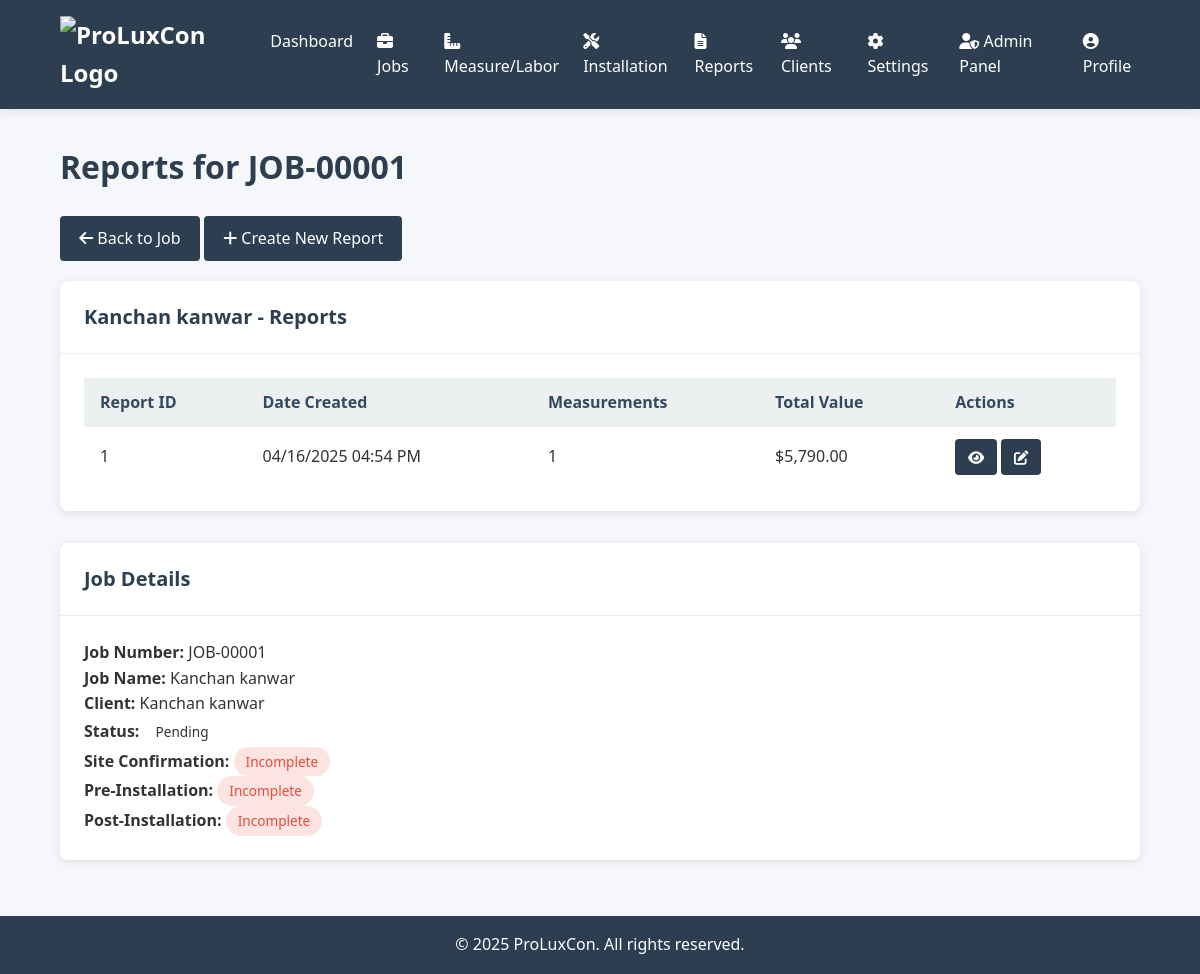
/job_reports/1 (signed in), run on the app's committed database.
### app.py (models this page shows, shortened)
class Job(db.Model):
    __tablename__ = "job"
    id = db.Column(db.Integer, primary_key=True)
    job_number = db.Column(db.String(20), unique=True, nullable=False)
    name = db.Column(db.String(150), nullable=False)
    description = db.Column(db.Text)
    created_at = db.Column(db.DateTime, default=datetime.utcnow)
    updated_at = db.Column(
        db.DateTime, default=datetime.utcnow, onupdate=datetime.utcnow
    )
    status = db.Column(
        db.String(20), default="pending"
    )  # pending, in_progress, completed, cancelled
    client_id = db.Column(db.Integer, db.ForeignKey("client.id"), nullable=False)
    user_id = db.Column(
        db.Integer, db.ForeignKey("user.id"), nullable=False
    )  # Created by / Owned by
    opportunity_data = db.Column(
        db.JSON, nullable=True
    )  # Store all opportunity data as JSON
    address = db.Column(db.String(255), nullable=True)  # From 'Job Address:'
    service_types = db.Column(db.JSON, nullable=True)  # From 'What Services?'
    timeframe = db.Column(
        db.String(50), nullable=True
    )  # From 'When Do You Need Service?'
    property_type = db.Column(db.String(100), nullable=True)  # From 'Property Type'
    hoa_status = db.Column(
        db.String(10), nullable=True
    )  # From 'Do you live in and HOA?'
    hoa_name = db.Column(db.String(100), nullable=True)  # From 'HOA Name?'
    opportunity_source = db.Column(db.String(100), nullable=True)  # From 'source'
    contact_type = db.Column(db.String(50), nullable=True)  # From 'contact_type'
    pipeline_stage = db.Column(db.String(100), nullable=True)  # From 'pipleline_stage'
    num_windows = db.Column(db.Integer, nullable=True)  # From 'How many windows'
    num_doors = db.Column(db.Integer, nullable=True)  # From 'How many doors'
    roof_type = db.Column(db.JSON, nullable=True)  # From 'Roof type'
    message = db.Column(db.Text, nullable=True)  # From 'Message'
    user = db.relationship("User", backref="jobs")
    reports = db.relationship("Report", back_populates="job", lazy=True)
    job_statuses = db.relationship("JobStatus", backref="job", lazy=True)
    documents = db.relationship("JobDocument", back_populates="job", lazy=True)
    @property
    def site_confirmation_status(self):
        status = JobStatus.query.filter_by(
            job_id=self.id, stage="site_confirmation"
        ).first()
        return status.status if status else "incomplete"
    @property
    def pre_installation_status(self):
        status = JobStatus.query.filter_by(
            job_id=self.id, stage="pre_installation"
        ).first()
        return status.status if status else "incomplete"
    @property
    def post_installation_status(self):
        status = JobStatus.query.filter_by(
            job_id=self.id, stage="post_installation"
        ).first()
        return status.status if status else "incomplete"

class Report(db.Model):
    __tablename__ = "report"
    id = db.Column(db.Integer, primary_key=True)
    created_at = db.Column(db.DateTime, default=datetime.utcnow)
    job_id = db.Column(db.Integer, db.ForeignKey("job.id"), nullable=True)
    job = db.relationship("Job", back_populates="reports")
    user_id = db.Column(db.Integer, db.ForeignKey("user.id"), nullable=False)
    user = db.relationship("User", backref="reports")
    measurements = db.relationship("Measurement", backref="report", lazy=True)
    estimate = db.relationship("Estimate", uselist=False, backref="report")

class Estimate(db.Model):
    __tablename__ = "estimate"
    id = db.Column(db.Integer, primary_key=True)
    report_id = db.Column(
        db.Integer, db.ForeignKey("report.id"), nullable=False, unique=True
    )
    extra_large_qty = db.Column(db.Integer, default=0)
    large_qty = db.Column(db.Integer, default=0)
    small_qty = db.Column(db.Integer, default=0)
    mull_qty = db.Column(db.Integer, default=0)
    sfd_qty = db.Column(db.Integer, default=0)
    dfd_qty = db.Column(db.Integer, default=0)
    sgd_qty = db.Column(db.Integer, default=0)
    extra_panels_qty = db.Column(db.Integer, default=0)
    door_design_qty = db.Column(db.Integer, default=0)
    shutter_removal_qty = db.Column(db.Integer, default=0)
    permit_cost = db.Column(db.Float, default=450.0)  # Fixed $450
    labor_total = db.Column(db.Float, default=0.0)
    marketing_fee = db.Column(db.Float, default=0.0)
    material_cost = db.Column(db.Float, default=0.0)
    salesman_cost = db.Column(db.Float, default=0.0)
    markup = db.Column(db.Float, default=5000.0)
    total_contract = db.Column(db.Float, default=0.0)
    commission = db.Column(db.Float, default=0.0)  # 20% of markup by default

class Client(db.Model):
    __tablename__ = "client"
    id = db.Column(db.Integer, primary_key=True)
    name = db.Column(db.String(150), nullable=False)
    phone = db.Column(db.String(20))
    email = db.Column(db.String(150))
    address = db.Column(db.String(255))
    created_at = db.Column(db.DateTime, default=datetime.utcnow)
    user_id = db.Column(db.Integer, db.ForeignKey("user.id"), nullable=False)
    user = db.relationship("User", backref="clients")
    jobs = db.relationship("Job", backref="client", lazy=True)

class JobStatus(db.Model):
    __tablename__ = "job_status"
    id = db.Column(db.Integer, primary_key=True)
    job_id = db.Column(db.Integer, db.ForeignKey("job.id"), nullable=False)
    stage = db.Column(
        db.String(30), nullable=False
    )  # site_confirmation, pre_installation, post_installation
    status = db.Column(
        db.String(20), default="incomplete"
    )  # incomplete, in_progress, complete
    notes = db.Column(db.Text)
    created_at = db.Column(db.DateTime, default=datetime.utcnow)
    updated_at = db.Column(
        db.DateTime, default=datetime.utcnow, onupdate=datetime.utcnow
    )
    completed_at = db.Column(db.DateTime)
    completed_by_id = db.Column(db.Integer, db.ForeignKey("user.id"))
    completed_by = db.relationship("User", backref="completed_job_statuses")
    __table_args__ = (db.UniqueConstraint("job_id", "stage", name="_job_stage_uc"),)

### app.py (the view)
@app.route("/job_reports/<int:job_id>")
def job_reports(job_id):
    if "user_id" not in session:
        flash("Please log in first.", "error")
        return redirect(url_for("index"))
    job = Job.query.get_or_404(job_id)
    if job.user_id != session["user_id"] and session.get("role") != "admin":
        flash("You don't have permission to view this job's reports.", "error")
        return redirect(url_for("dashboard"))
    reports = (
        Report.query.filter_by(job_id=job_id).order_by(Report.created_at.desc()).all()
    )
    measurements_counts = {}
    for report in reports:
        count = Measurement.query.filter_by(report_id=report.id).count()
        measurements_counts[report.id] = count
    estimates = {}
    for estimate in Estimate.query.filter(
        Estimate.report_id.in_([r.id for r in reports])
    ).all():
        estimates[estimate.report_id] = estimate
    return render_template(
        "job_reports.html",
        job=job,
        reports=reports,
        measurements_counts=measurements_counts,
        estimates=estimates,
    )

### app.py (called while the page is built)
@app.before_request
def make_session_permanent():
    session.permanent = True

@app.context_processor
def utility_processor():
    def now():
        return datetime.utcnow()
    return dict(now=now)

### templates/job_reports.html (shortened to what this page needs)
{% extends "base.html" %} {% block content %}
<h1 class="page-title">Reports for {{ job.job_number }}</h1>
<div class="action-buttons" style="margin-bottom: 20px">
  <a href="/view-job/{{ job.id }}" class="btn">
    <i class="fas fa-arrow-left"></i> Back to Job
  </a>
  <a href="/create-report/{{ job.id }}" class="btn btn-primary">
    <i class="fas fa-plus"></i> Create New Report
  </a>
</div>
<div class="card">
  <div class="card-header">
    <h2 class="card-title">{{ job.name }} - Reports</h2>
  </div>
  <div class="card-body">
    {% if reports %}
    <div class="table-responsive">
      <table class="table">
        <thead>
          <tr>
            <th>Report ID</th>
            <th>Date Created</th>
            <th>Measurements</th>
            <th>Total Value</th>
            <th>Actions</th>
          </tr>
        </thead>
        <tbody>
          {% for report in reports %}
          <tr>
            <td>{{ report.id }}</td>
            <td>{{ report.created_at.strftime('%m/%d/%Y %I:%M %p') }}</td>
            <td>{{ measurements_counts.get(report.id, 0) }}</td>
            <td>
              {% if report.id in estimates %} ${{
              '{:,.2f}'.format(estimates[report.id].total_contract) }} {% else
              %} $0.00 {% endif %}
            </td>
            <td>
              <div class="btn-group">
                <a
                  href="/view_report/{{ report.id }}"
                  class="btn btn-sm btn-primary"
                  title="View Report"
                >
                  <i class="fas fa-eye"></i>
                </a>
                {% if session.role == 'admin' %}
                <a
                  href="/edit_report/{{ report.id }}"
                  class="btn btn-sm btn-info"
                  title="Edit Report"
                >
                  <i class="fas fa-edit"></i>
                </a>
                {% endif %}
              </div>
            </td>
          </tr>
          {% endfor %}
        </tbody>
      </table>
    </div>
    {% endif %}
  </div>
</div>
<div class="card" style="margin-top: 2rem">
  <div class="card-header">
    <h2 class="card-title">Job Details</h2>
  </div>
  <div class="card-body">
    <div class="row">
      <div class="col">
        <p><strong>Job Number:</strong> {{ job.job_number }}</p>
        <p><strong>Job Name:</strong> {{ job.name }}</p>
        <p>
          <strong>Client:</strong> {{ job.client.name if job.client else 'N/A'
          }}
        </p>
      </div>
      <div class="col">
        <p>
          <strong>Status:</strong>
          <span class="status-badge {{ job.status }}"
            >{{ job.status|title }}</span
          >
        </p>
        <p>
          <strong>Site Confirmation:</strong>
          <span class="status-badge {{ job.site_confirmation_status }}"
            >{{ job.site_confirmation_status|title }}</span
          >
        </p>
        <p>
          <strong>Pre-Installation:</strong>
          <span class="status-badge {{ job.pre_installation_status }}"
            >{{ job.pre_installation_status|title }}</span
          >
        </p>
        <p>
          <strong>Post-Installation:</strong>
          <span class="status-badge {{ job.post_installation_status }}"
            >{{ job.post_installation_status|title }}</span
          >
        </p>
      </div>
    </div>
  </div>
</div>
{% endblock %}

### static/styles.css (style rules this page uses)
:root { --primary: #2c3e50; --primary-dark: #1a2530; --secondary: #3498db; --light: #ecf0f1; --dark: #34495e; --success: #2ecc71; --danger: #e74c3c; --warning: #f39c12; --gray: #95a5a6; --text: #333; --shadow: 0 2px 10px rgba(0, 0, 0, 0.1); --border-radius: 4px; }
* { margin: 0; padding: 0; box-sizing: border-box; font-family: "Segoe UI", Tahoma, Geneva, Verdana, sans-serif; }
body { background-color: #f5f7fa; color: var(--text); line-height: 1.6; }
.page-title { margin-bottom: 1.5rem; color: var(--primary); }
.card { background: white; border-radius: 8px; box-shadow: var(--shadow); margin-bottom: 1.5rem; overflow: hidden; }
.card-header { display: flex; justify-content: space-between; align-items: center; padding: 1.25rem 1.5rem; border-bottom: 1px solid #eee; }
.card-body { padding: 1.5rem; }
.card-title { font-size: 1.25rem; color: var(--primary); font-weight: 600; margin: 0; }
.btn { padding: 0.6rem 1.2rem; background: var(--primary); color: white; border: none; border-radius: var(--border-radius); font-weight: 500; cursor: pointer; transition: background 0.3s; text-decoration: none; display: inline-block; }
.btn-sm { padding: 0.4rem 0.8rem; font-size: 0.9rem; }
.table-responsive { overflow-x: auto; }
table { width: 100%; border-collapse: collapse; }
th, td { padding: 0.75rem 1rem; text-align: left; }
th { background: var(--light); color: var(--dark); font-weight: 600; }
.status-badge { display: inline-block; padding: 0.25rem 0.75rem; border-radius: 50px; font-size: 0.85rem; font-weight: 500; text-transform: capitalize; }
.status-badge.incomplete { background: rgba(231, 76, 60, 0.15); color: var(--danger); }

### data on the page
Job: job_number "JOB-00001", name "Kanchan kanwar", status "Pending"
Report: id "1", created_at "04/16/2025 04:54 PM", get "1"
Estimate: total_contract "5,790.00"
Client: client "Kanchan kanwar"
JobStatus: site_confirmation_status "Incomplete"
JobStatus: pre_installation_status "Incomplete"
JobStatus: post_installation_status "Incomplete"
